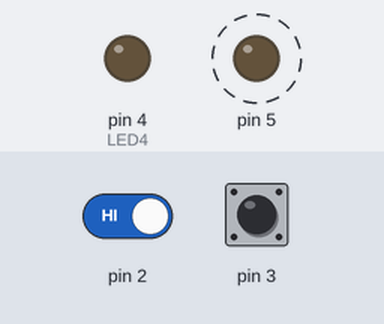
Simulated run of this sketch. Board: Arduino Uno, built with avr-gcc and run on an emulated ATmega328P. Parts: output pins drawn as LEDs (lit = HIGH). Dashed ring = blinking. Inputs (shaded band) come from the test bench; at power-on: pin 2 HIGH, pin 3 HIGH.

Above: at 5.0 s.
5.1 s: pin 2 driven LOW
At 5.33 s:
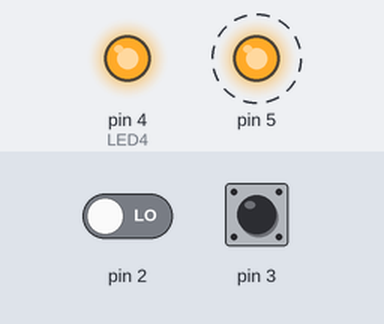
Timing chart, 0 to 14.1 s (numbered marks = the images above; inputs shaded):
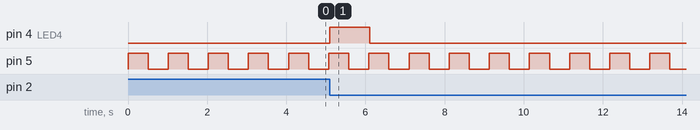

The sketch:

R7-EX2-TESTE.ino
```cpp
#include <avr/io.h>
#include <avr/interrupt.h>
#include <util/delay.h>

volatile uint8_t led4_state = 0;
volatile uint32_t led4_off_time = 0;

ISR(INT0_vect) {
    led4_state = 1;
    led4_off_time = 0; // Usaremos um contador simples
    PORTD |= (1 << PD4); // Liga LED4 imediatamente
}

ISR(INT1_vect) {
    // Alterna a habilitação da INT0
    EIMSK ^= (1 << INT0);
    // Simples debounce para SimulIDE
    _delay_ms(30);
}

int main() {
    // 1. Configuração de portas
    DDRD |= (1 << PD4) | (1 << PD5); // PD4 e PD5 como saída

    // Pull-ups desabilitados (no SimulIDE os botões já tem resistores)
    PORTD &= ~((1 << PD2) | (1 << PD3));

    // 2. Configura interrupções
    // INT0 - borda de descida (mais confiável no simulador)
    // INT1 - borda de descida
    EICRA = (1 << ISC11) | (1 << ISC01);

    // Habilita ambas interrupções
    EIMSK = (1 << INT0) | (1 << INT1);

    // 3. Habilita interrupções globais
    sei();

    // 4. Variáveis para temporização
    uint16_t counter = 0;

    while(1) {
        // Pisca LED principal (PD5) a cada 500ms
        if(counter % 500 == 0) {
            PORTD ^= (1 << PD5);
        }

        // Controla LED4 (1 segundo ligado)
        if(led4_state) {
            if(++led4_off_time >= 1000) {
                PORTD &= ~(1 << PD4);
                led4_state = 0;
            }
        }

        _delay_ms(1);
        counter++;

        // Reset do contador para evitar overflow
        if(counter >= 60000) counter = 0;
    }
}
```

Measured:
- after the input at 5.1 s, pin 4 (LED4): LOW → HIGH at once, → LOW 1.0 s later
- by itself, pin 5: alternates HIGH for 0.51 s and LOW for 0.51 s
